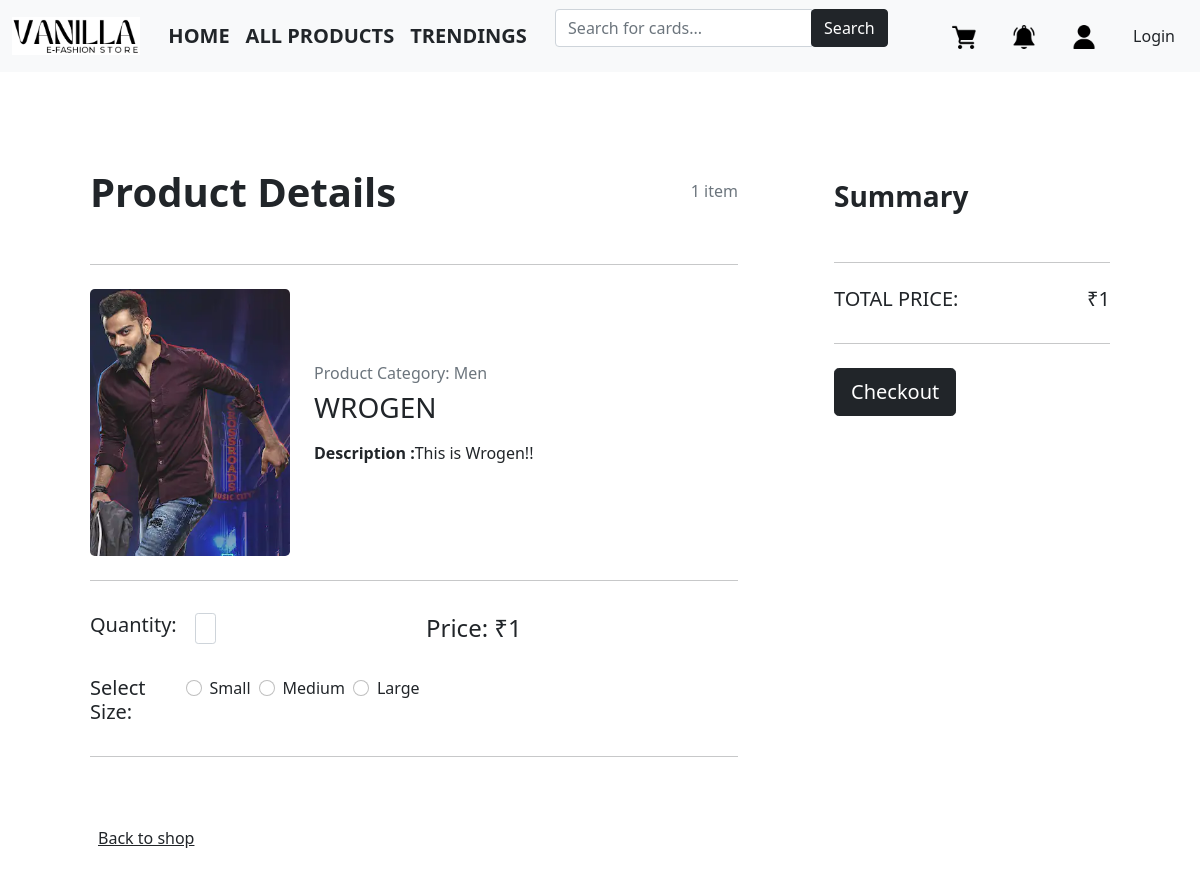
/product.php?product_id=7, run on the app's committed database.
### tables this page shows
CREATE TABLE `cards` (
  `pid` int(11) NOT NULL,
  `img` varchar(50) NOT NULL,
  `title` varchar(20) NOT NULL,
  `price` float NOT NULL,
  `descr` varchar(200) NOT NULL,
  `category` varchar(50) NOT NULL
);

### product.php (the view, shortened to what this page needs)
<?php require 'navbar.php'; ?>
<?php
require 'dbconnect.php';
if (isset($_GET['product_id'])) {
  $productID = $_GET['product_id'];
  $sql = "SELECT * FROM cards WHERE pid = $productID";
  $result = $conn->query($sql);
  if ($result->num_rows > 0) {
    $product = $result->fetch_assoc();
?>
<!DOCTYPE html>
<html lang="en">
<head>
  <link href="https://cdn.jsdelivr.net/npm/bootstrap@5.0.2/dist/css/bootstrap.min.css" rel="stylesheet" />
</head>
<body>
  <section class="h-100 h-custom" style="background-color: #0000;">
    <div class="container py-5 h-100">
      <div class="row d-flex justify-content-center align-items-center h-100">
        <div class="col-12">
          <div class="cards card-registration card-registration-2" style="border-radius: 15px;">
            <div class="card-body p-0">
              <div class="row g-0">
                <div class="col-lg-8">
                  <div class="p-5">
                    <div class="d-flex justify-content-between align-items-center mb-5">
                      <h1 class="fw-bold mb-0 text-black">Product Details</h1>
                      <h6 class="mb-0 text-muted">1 item</h6>
                    </div>
                    <hr class="my-4">
                    <div class="row mb-4 d-flex justify-content-between align-items-center">
                      <div class="col-md-4 col-lg-4 col-xl-4">
                        <img src="./images/<?php echo $product['img']; ?>" class="img-fluid rounded-3" alt="<?php echo $product['title']; ?>">
                      </div>
                      <div class="col-md-8 col-lg-8 col-xl-8">
                        <h6 class="text-muted">Product Category: <?php echo $product['category']; ?></h6>
                        <h3 class="text-black mb-0"><?php echo $product['title']; ?></h3>
                        <p class="mt-3"><b>Description :</b><?php echo $product['descr']; ?></p>
                      </div>
                    </div>
                    <hr class="my-4">
                    <div class="row mb-4 d-flex justify-content-between align-items-center">
                      <div class="col-md-3 col-lg-3 col-xl-3 d-flex">
                      <h5 class="mt-2" >Quantity:</h5>
                        <button class="btn btn-link px-2" onclick="this.parentNode.querySelector('input[type=number]').stepDown()">
                        </button>
                        <input id="qty" min="1" max="10" name="quantity" value="1" type="number" class="form-control form-control-sm my-2" />
                        <button class="btn btn-link px-2" onclick="this.parentNode.querySelector('input[type=number]').stepUp()">
                        </button>
                      </div>
                      <div class="col-md-6 col-lg-6 col-xl-6">
                        <h4 class="mb-0">Price: ₹<?php echo $product['price']; ?></h4>
                      </div>
                    </div>
                    <div class="row mb-4 d-flex justify-content-between align-items-center">
                      <div class="col-md-6 col-lg-6 col-xl-6 d-flex">
                        <h5 >Select Size:</h5>
                        <form id="size-form" class="d-flex"style="margin-left: 2rem;">
                          <div class="form-check "style="margin-left: 0.5rem;">
                            <input class="form-check-input" type="radio" name="size" id="small" value="Small">
                            <label class="form-check-label" for="small">Small</label>
                          </div>
                          <div class="form-check"style="margin-left: 0.5rem;">
                            <input class="form-check-input" type="radio" name="size" id="medium" value="Medium">
                            <label class="form-check-label" for="medium">Medium</label>
                          </div>
                          <div class="form-check"style="margin-left: 0.5rem;">
                            <input class="form-check-input" type="radio" name="size" id="large" value="Large">
                            <label class="form-check-label" for="large">Large</label>
                          </div>
                        </form>
                      </div>
                    </div>
                    <hr class="my-4">
                    <div class="pt-5">
                      <h6 class="mb-0"><a href="./index.php" class="text-body"><i class="fas fa-long-arrow-alt-left me-2"></i>Back to shop</a></h6>
                    </div>
                  </div>
                </div>
                <div class="col-lg-4 bg-grey">
                  <div class="p-5">
                    <h3 class="fw-bold mb-5 mt-2 pt-1">Summary</h3>
                    <hr class="my-4">
                    <div class="d-flex justify-content-between mb-4">
                      <h5 class="text-uppercase">Total Price:</h5>
                      <h5 class=""id="total-price"> ₹<?php echo $product['price']; ?></h5>
                    </div>
                    <hr class="my-4">
                    <button type="button" class="btn btn-dark btn-block btn-lg" data-mdb-ripple-color="dark" id="checkout-button">
                      Checkout
                    </button>
                  </div>
                </div>
              </div>
            </div>
          </div>
        </div>
      </div>
    </div>
  </section>
</body>
</html>
<?php
  } else {
    echo "Product not found.";
  }
} else {
  echo "Product ID not provided.";
}
?>

### css/style.css (style rules this page uses)
html,body { height: 100%; width: 100%; font-family: 'Assistant', sans-serif; }

### data on the page
cards: img (picture), category "Men", title "WROGEN", descr "This is Wrogen!!", price "1"
